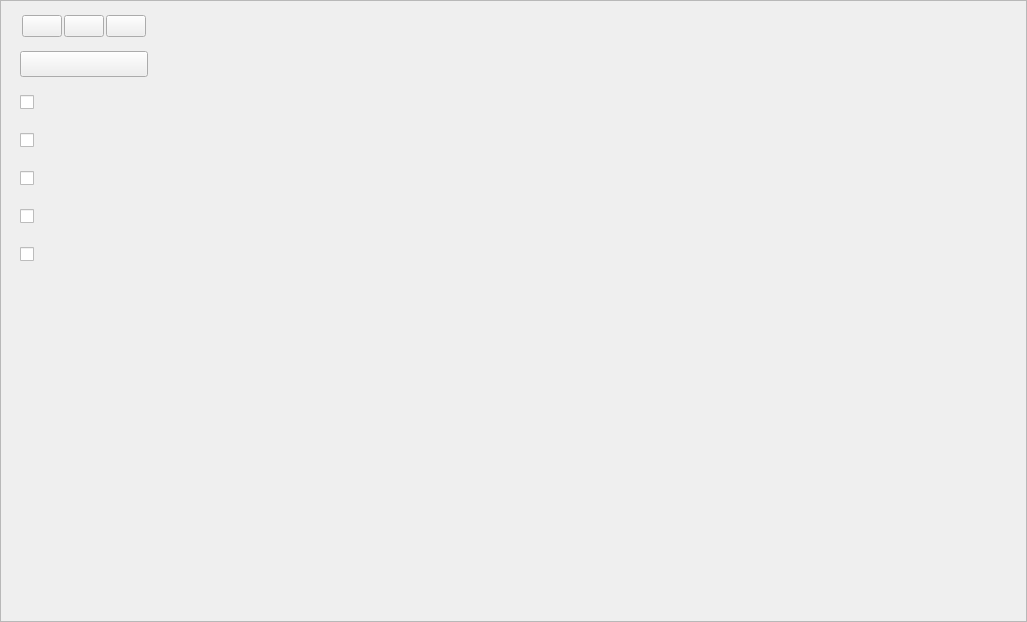
<?xml version="1.0" encoding="UTF-8"?>
<ui version="4.0">
    <class>RaptorUiPage</class>
    <widget class="QWidget" name="RaptorUiPage">
        <property name="geometry">
            <rect>
                <x>0</x>
                <y>0</y>
                <width>1027</width>
                <height>622</height>
            </rect>
        </property>
        <property name="windowTitle">
            <string>Form</string>
        </property>
        <layout class="QVBoxLayout" name="_UiPageLayout">
            <property name="spacing">
                <number>0</number>
            </property>
            <property name="leftMargin">
                <number>0</number>
            </property>
            <property name="topMargin">
                <number>0</number>
            </property>
            <property name="rightMargin">
                <number>0</number>
            </property>
            <property name="bottomMargin">
                <number>0</number>
            </property>
            <item>
                <widget class="QScrollArea" name="_ScrollArea">
                    <property name="widgetResizable">
                        <bool>true</bool>
                    </property>
                    <widget class="QWidget" name="_Body">
                        <property name="geometry">
                            <rect>
                                <x>0</x>
                                <y>0</y>
                                <width>1025</width>
                                <height>620</height>
                            </rect>
                        </property>
                        <layout class="QHBoxLayout" name="_BodyLayout">
                            <property name="spacing">
                                <number>12</number>
                            </property>
                            <property name="leftMargin">
                                <number>0</number>
                            </property>
                            <property name="topMargin">
                                <number>0</number>
                            </property>
                            <property name="rightMargin">
                                <number>0</number>
                            </property>
                            <property name="bottomMargin">
                                <number>0</number>
                            </property>
                            <item>
                                <widget class="QWidget" name="_UiPanel" native="true">
                                    <property name="minimumSize">
                                        <size>
                                            <width>100</width>
                                            <height>0</height>
                                        </size>
                                    </property>
                                    <layout class="QGridLayout" name="_UiPanelLayout">
                                        <property name="leftMargin">
                                            <number>0</number>
                                        </property>
                                        <property name="topMargin">
                                            <number>12</number>
                                        </property>
                                        <property name="rightMargin">
                                            <number>0</number>
                                        </property>
                                        <property name="bottomMargin">
                                            <number>12</number>
                                        </property>
                                        <property name="spacing">
                                            <number>12</number>
                                        </property>
                                        <item row="6" column="0">
                                            <widget class="QLabel" name="_MinimizeToTrayTip">
                                                <property name="minimumSize">
                                                    <size>
                                                        <width>0</width>
                                                        <height>26</height>
                                                    </size>
                                                </property>
                                                <property name="maximumSize">
                                                    <size>
                                                        <width>16777215</width>
                                                        <height>26</height>
                                                    </size>
                                                </property>
                                                <property name="text">
                                                    <string/>
                                                </property>
                                                <property name="alignment">
                                                    <set>Qt::AlignRight|Qt::AlignTrailing|Qt::AlignVCenter</set>
                                                </property>
                                            </widget>
                                        </item>
                                        <item row="7" column="1">
                                            <spacer name="_UiPanelVSpacer">
                                                <property name="orientation">
                                                    <enum>Qt::Vertical</enum>
                                                </property>
                                                <property name="sizeHint" stdset="0">
                                                    <size>
                                                        <width>20</width>
                                                        <height>40</height>
                                                    </size>
                                                </property>
                                            </spacer>
                                        </item>
                                        <item row="1" column="1">
                                            <widget class="QPushButton" name="_Font">
                                                <property name="minimumSize">
                                                    <size>
                                                        <width>0</width>
                                                        <height>26</height>
                                                    </size>
                                                </property>
                                                <property name="maximumSize">
                                                    <size>
                                                        <width>16777215</width>
                                                        <height>26</height>
                                                    </size>
                                                </property>
                                                <property name="text">
                                                    <string/>
                                                </property>
                                            </widget>
                                        </item>
                                        <item row="3" column="0">
                                            <widget class="QLabel" name="_AutoSignTip">
                                                <property name="minimumSize">
                                                    <size>
                                                        <width>0</width>
                                                        <height>26</height>
                                                    </size>
                                                </property>
                                                <property name="maximumSize">
                                                    <size>
                                                        <width>16777215</width>
                                                        <height>26</height>
                                                    </size>
                                                </property>
                                                <property name="text">
                                                    <string/>
                                                </property>
                                                <property name="alignment">
                                                    <set>Qt::AlignRight|Qt::AlignTrailing|Qt::AlignVCenter</set>
                                                </property>
                                            </widget>
                                        </item>
                                        <item row="0" column="0">
                                            <widget class="QLabel" name="_ThemeTip">
                                                <property name="minimumSize">
                                                    <size>
                                                        <width>0</width>
                                                        <height>26</height>
                                                    </size>
                                                </property>
                                                <property name="maximumSize">
                                                    <size>
                                                        <width>16777215</width>
                                                        <height>26</height>
                                                    </size>
                                                </property>
                                                <property name="text">
                                                    <string/>
                                                </property>
                                                <property name="alignment">
                                                    <set>Qt::AlignRight|Qt::AlignTrailing|Qt::AlignVCenter</set>
                                                </property>
                                            </widget>
                                        </item>
                                        <item row="5" column="1">
                                            <widget class="QCheckBox" name="_TrayIcon">
                                                <property name="minimumSize">
                                                    <size>
                                                        <width>0</width>
                                                        <height>26</height>
                                                    </size>
                                                </property>
                                                <property name="maximumSize">
                                                    <size>
                                                        <width>16777215</width>
                                                        <height>26</height>
                                                    </size>
                                                </property>
                                                <property name="text">
                                                    <string/>
                                                </property>
                                            </widget>
                                        </item>
                                        <item row="0" column="1">
                                            <widget class="QWidget" name="_ThemePanel" native="true">
                                                <layout class="QHBoxLayout" name="_ThemePanelLayout">
                                                    <property name="spacing">
                                                        <number>2</number>
                                                    </property>
                                                    <property name="leftMargin">
                                                        <number>2</number>
                                                    </property>
                                                    <property name="topMargin">
                                                        <number>2</number>
                                                    </property>
                                                    <property name="rightMargin">
                                                        <number>2</number>
                                                    </property>
                                                    <property name="bottomMargin">
                                                        <number>2</number>
                                                    </property>
                                                    <item>
                                                        <widget class="QPushButton" name="_ThemeAuto">
                                                            <property name="minimumSize">
                                                                <size>
                                                                    <width>0</width>
                                                                    <height>22</height>
                                                                </size>
                                                            </property>
                                                            <property name="maximumSize">
                                                                <size>
                                                                    <width>16777215</width>
                                                                    <height>22</height>
                                                                </size>
                                                            </property>
                                                            <property name="text">
                                                                <string/>
                                                            </property>
                                                            <property name="checkable">
                                                                <bool>true</bool>
                                                            </property>
                                                        </widget>
                                                    </item>
                                                    <item>
                                                        <widget class="QPushButton" name="_ThemeLight">
                                                            <property name="minimumSize">
                                                                <size>
                                                                    <width>0</width>
                                                                    <height>22</height>
                                                                </size>
                                                            </property>
                                                            <property name="maximumSize">
                                                                <size>
                                                                    <width>16777215</width>
                                                                    <height>22</height>
                                                                </size>
                                                            </property>
                                                            <property name="text">
                                                                <string/>
                                                            </property>
                                                            <property name="checkable">
                                                                <bool>true</bool>
                                                            </property>
                                                        </widget>
                                                    </item>
                                                    <item>
                                                        <widget class="QPushButton" name="_ThemeDark">
                                                            <property name="minimumSize">
                                                                <size>
                                                                    <width>0</width>
                                                                    <height>22</height>
                                                                </size>
                                                            </property>
                                                            <property name="maximumSize">
                                                                <size>
                                                                    <width>16777215</width>
                                                                    <height>22</height>
                                                                </size>
                                                            </property>
                                                            <property name="text">
                                                                <string/>
                                                            </property>
                                                            <property name="checkable">
                                                                <bool>true</bool>
                                                            </property>
                                                        </widget>
                                                    </item>
                                                </layout>
                                            </widget>
                                        </item>
                                        <item row="1" column="0">
                                            <widget class="QLabel" name="_FontTip">
                                                <property name="minimumSize">
                                                    <size>
                                                        <width>0</width>
                                                        <height>26</height>
                                                    </size>
                                                </property>
                                                <property name="maximumSize">
                                                    <size>
                                                        <width>16777215</width>
                                                        <height>26</height>
                                                    </size>
                                                </property>
                                                <property name="text">
                                                    <string/>
                                                </property>
                                                <property name="alignment">
                                                    <set>Qt::AlignRight|Qt::AlignTrailing|Qt::AlignVCenter</set>
                                                </property>
                                            </widget>
                                        </item>
                                        <item row="5" column="0">
                                            <widget class="QLabel" name="_TrayIconTip">
                                                <property name="minimumSize">
                                                    <size>
                                                        <width>0</width>
                                                        <height>26</height>
                                                    </size>
                                                </property>
                                                <property name="maximumSize">
                                                    <size>
                                                        <width>16777215</width>
                                                        <height>26</height>
                                                    </size>
                                                </property>
                                                <property name="text">
                                                    <string/>
                                                </property>
                                                <property name="alignment">
                                                    <set>Qt::AlignRight|Qt::AlignTrailing|Qt::AlignVCenter</set>
                                                </property>
                                            </widget>
                                        </item>
                                        <item row="4" column="1">
                                            <widget class="QCheckBox" name="_ContextMenu">
                                                <property name="minimumSize">
                                                    <size>
                                                        <width>0</width>
                                                        <height>26</height>
                                                    </size>
                                                </property>
                                                <property name="maximumSize">
                                                    <size>
                                                        <width>16777215</width>
                                                        <height>26</height>
                                                    </size>
                                                </property>
                                                <property name="text">
                                                    <string/>
                                                </property>
                                            </widget>
                                        </item>
                                        <item row="4" column="0">
                                            <widget class="QLabel" name="_ContextMenuTip">
                                                <property name="minimumSize">
                                                    <size>
                                                        <width>0</width>
                                                        <height>26</height>
                                                    </size>
                                                </property>
                                                <property name="maximumSize">
                                                    <size>
                                                        <width>16777215</width>
                                                        <height>26</height>
                                                    </size>
                                                </property>
                                                <property name="text">
                                                    <string/>
                                                </property>
                                                <property name="alignment">
                                                    <set>Qt::AlignRight|Qt::AlignTrailing|Qt::AlignVCenter</set>
                                                </property>
                                            </widget>
                                        </item>
                                        <item row="6" column="1">
                                            <widget class="QCheckBox" name="_MinimizeToTray">
                                                <property name="minimumSize">
                                                    <size>
                                                        <width>0</width>
                                                        <height>26</height>
                                                    </size>
                                                </property>
                                                <property name="maximumSize">
                                                    <size>
                                                        <width>16777215</width>
                                                        <height>26</height>
                                                    </size>
                                                </property>
                                                <property name="text">
                                                    <string/>
                                                </property>
                                            </widget>
                                        </item>
                                        <item row="3" column="1">
                                            <widget class="QCheckBox" name="_AutoSign">
                                                <property name="minimumSize">
                                                    <size>
                                                        <width>0</width>
                                                        <height>26</height>
                                                    </size>
                                                </property>
                                                <property name="maximumSize">
                                                    <size>
                                                        <width>16777215</width>
                                                        <height>26</height>
                                                    </size>
                                                </property>
                                                <property name="text">
                                                    <string/>
                                                </property>
                                            </widget>
                                        </item>
                                        <item row="2" column="1">
                                            <widget class="QCheckBox" name="_Notice">
                                                <property name="minimumSize">
                                                    <size>
                                                        <width>0</width>
                                                        <height>26</height>
                                                    </size>
                                                </property>
                                                <property name="maximumSize">
                                                    <size>
                                                        <width>16777215</width>
                                                        <height>26</height>
                                                    </size>
                                                </property>
                                                <property name="text">
                                                    <string/>
                                                </property>
                                            </widget>
                                        </item>
                                        <item row="2" column="0">
                                            <widget class="QLabel" name="_NoticeTip">
                                                <property name="minimumSize">
                                                    <size>
                                                        <width>0</width>
                                                        <height>26</height>
                                                    </size>
                                                </property>
                                                <property name="maximumSize">
                                                    <size>
                                                        <width>16777215</width>
                                                        <height>26</height>
                                                    </size>
                                                </property>
                                                <property name="text">
                                                    <string/>
                                                </property>
                                                <property name="alignment">
                                                    <set>Qt::AlignRight|Qt::AlignTrailing|Qt::AlignVCenter</set>
                                                </property>
                                            </widget>
                                        </item>
                                    </layout>
                                </widget>
                            </item>
                            <item>
                                <spacer name="_BodySpacer">
                                    <property name="orientation">
                                        <enum>Qt::Horizontal</enum>
                                    </property>
                                    <property name="sizeHint" stdset="0">
                                        <size>
                                            <width>567</width>
                                            <height>20</height>
                                        </size>
                                    </property>
                                </spacer>
                            </item>
                        </layout>
                    </widget>
                </widget>
            </item>
        </layout>
    </widget>
    <resources/>
    <connections/>
</ui>
